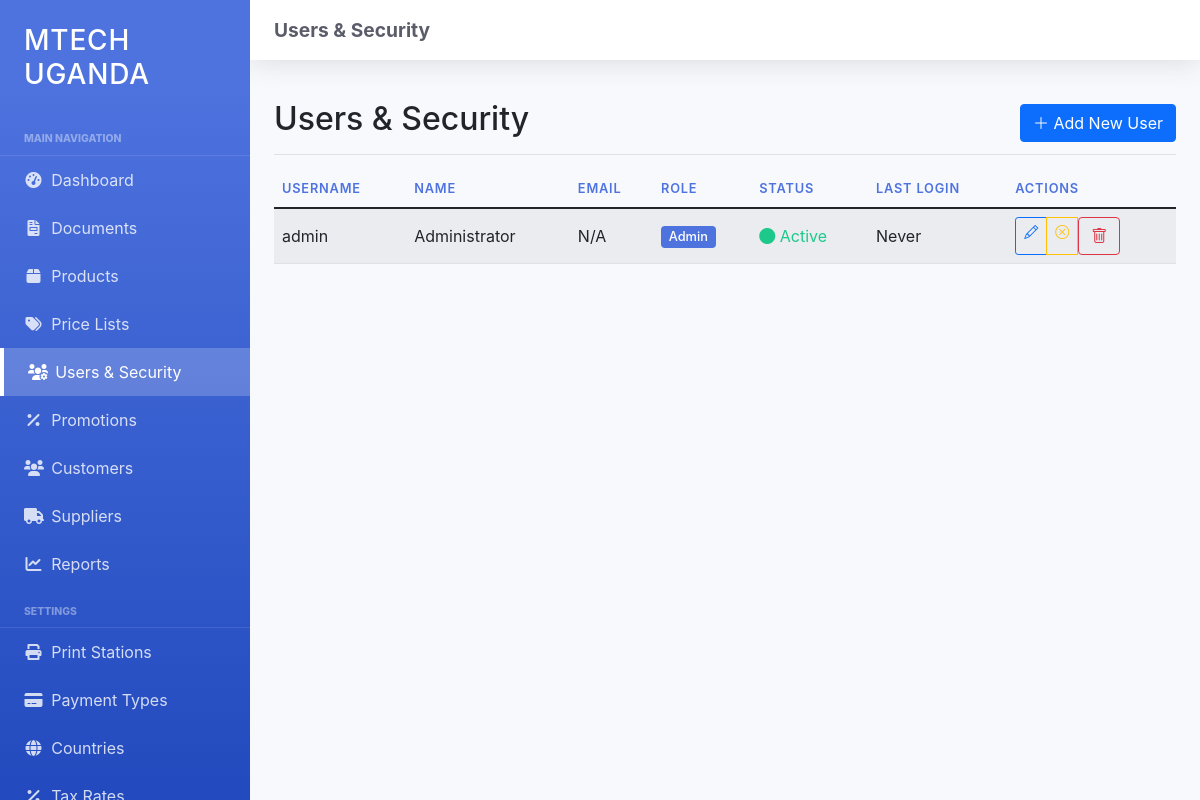
Screenshot of /management/security.php (signed in) with the database file from the repository.
### tables this page shows
CREATE TABLE IF NOT EXISTS users (
    id INT AUTO_INCREMENT PRIMARY KEY,
    username VARCHAR(50) NOT NULL UNIQUE,
    password VARCHAR(255) NOT NULL,
    name VARCHAR(100),
    email VARCHAR(100),
    role ENUM('admin', 'manager', 'cashier') NOT NULL DEFAULT 'cashier',
    active TINYINT(1) NOT NULL DEFAULT 1,
    created_at TIMESTAMP DEFAULT CURRENT_TIMESTAMP
);

### public/management/security.php (the view, shortened to what this page needs)
<?php
$db = get_db_connection();
$users = $db->query("SELECT * FROM users ORDER BY role, username")->fetchAll(PDO::FETCH_ASSOC);
?>
<!DOCTYPE html>
<html lang="en">
<head>
    <link href="https://cdn.jsdelivr.net/npm/bootstrap@5.1.3/dist/css/bootstrap.min.css" rel="stylesheet">
    <link rel="stylesheet" href="https://cdn.jsdelivr.net/npm/bootstrap-icons@1.8.1/font/bootstrap-icons.css">
    <link rel="stylesheet" href="https://cdnjs.cloudflare.com/ajax/libs/font-awesome/6.0.0/css/all.min.css">
</head>
<body>
    <div class="sidebar">
        <div class="sidebar-header">
            <h3>MTECH UGANDA</h3>
        </div>
        <div class="sidebar-menu">
            <div class="sidebar-menu-header">MAIN NAVIGATION</div>
            <a href="dashboard.php" class="sidebar-menu-item">
                <i class="fas fa-tachometer-alt"></i>
                <span>Dashboard</span>
            </a>
            <a href="#" class="sidebar-menu-item">
                <i class="fas fa-file-invoice"></i>
                <span>Documents</span>
            </a>
            <a href="products.php" class="sidebar-menu-item">
                <i class="fas fa-box"></i>
                <span>Products</span>
            </a>
            <a href="price-lists.php" class="sidebar-menu-item">
                <i class="fas fa-tags"></i>
                <span>Price Lists</span>
            </a>
            <a href="security.php" class="sidebar-menu-item active">
                <i class="fas fa-users-cog"></i>
                <span>Users & Security</span>
            </a>
            <a href="#" class="sidebar-menu-item">
                <i class="fas fa-percent"></i>
                <span>Promotions</span>
            </a>
            <a href="#" class="sidebar-menu-item">
                <i class="fas fa-users"></i>
                <span>Customers</span>
            </a>
            <a href="#" class="sidebar-menu-item">
                <i class="fas fa-truck"></i>
                <span>Suppliers</span>
            </a>
            <a href="#" class="sidebar-menu-item">
                <i class="fas fa-chart-line"></i>
                <span>Reports</span>
            </a>
            <div class="sidebar-menu-header">SETTINGS</div>
            <a href="#" class="sidebar-menu-item">
                <i class="fas fa-print"></i>
                <span>Print Stations</span>
            </a>
            <a href="#" class="sidebar-menu-item">
                <i class="fas fa-credit-card"></i>
                <span>Payment Types</span>
            </a>
            <a href="#" class="sidebar-menu-item">
                <i class="fas fa-globe"></i>
                <span>Countries</span>
            </a>
            <a href="#" class="sidebar-menu-item">
                <i class="fas fa-percentage"></i>
                <span>Tax Rates</span>
            </a>
        </div>
    </div>
    <div class="top-nav">
        <div class="top-nav-title">Users & Security</div>
    </div>
    <div class="main-content">
                <div class="d-flex justify-content-between flex-wrap flex-md-nowrap align-items-center pt-3 pb-2 mb-3 border-bottom">
                    <h1 class="h2">Users & Security</h1>
                    <button type="button" class="btn btn-primary" data-bs-toggle="modal" data-bs-target="#addUserModal">
                        <i class="bi bi-plus-lg"></i> Add New User
                    </button>
                </div>
                <div class="table-responsive">
                    <table class="table table-striped table-hover">
                        <thead>
                            <tr>
                                <th>Username</th>
                                <th>Name</th>
                                <th>Email</th>
                                <th>Role</th>
                                <th>Status</th>
                                <th>Last Login</th>
                                <th>Actions</th>
                            </tr>
                        </thead>
                        <tbody>
                            <?php foreach ($users as $user): ?>
                                <tr>
                                    <td><?= htmlspecialchars($user['username']) ?></td>
                                    <td><?= htmlspecialchars($user['name'] ?? 'N/A') ?></td>
                                    <td><?= htmlspecialchars($user['email'] ?? 'N/A') ?></td>
                                    <td>
                                        <span class="role-badge role-<?= htmlspecialchars($user['role']) ?>">
                                            <?= ucfirst(htmlspecialchars($user['role'])) ?>
                                        </span>
                                    </td>
                                    <td>
                                        <span class="user-<?= $user['active'] ? 'active' : 'inactive' ?>">
                                            <i class="bi bi-circle-fill"></i> <?= $user['active'] ? 'Active' : 'Inactive' ?>
                                        </span>
                                    </td>
                                    <td><?= !empty($user['last_login']) ? date('M j, Y g:i A', strtotime($user['last_login'])) : 'Never' ?></td>
                                    <td>
                                        <div class="btn-group btn-group-sm">
                                            <a href="edit_user.php?id=<?= $user['id'] ?>" class="btn btn-outline-primary" title="Edit">
                                                <i class="bi bi-pencil"></i>
                                            </a>
                                            <?php if ($user['id'] !== $_SESSION['user_id']): ?>
                                                <a href="#" class="btn btn-outline-<?= $user['active'] ? 'warning' : 'success' ?> toggle-status"
                                                   data-user-id="<?= $user['id'] ?>"
                                                   data-status="<?= $user['active'] ? '0' : '1' ?>"
                                                   title="<?= $user['active'] ? 'Deactivate' : 'Activate' ?>">
                                                    <i class="bi bi-<?= $user['active'] ? 'x-circle' : 'check-circle' ?>"></i>
                                                </a>
                                                <form method="POST" class="d-inline" onsubmit="return confirm('Are you sure you want to delete this user? This cannot be undone.');">
                                                    <button type="submit" name="delete_user" class="btn btn-outline-danger" title="Delete">
                                                        <i class="bi bi-trash"></i>
                                                    </button>
                                                </form>
                                            <?php endif; ?>
                                        </div>
                                    </td>
                                </tr>
                            <?php endforeach; ?>
                        </tbody>
                    </table>
                </div>
        </div>
</body>
</html>

### public/management/security.php (style rules this page uses)
:root { --sidebar-width: 250px; --top-nav-height: 60px; --primary-color: #4e73df; --secondary-color: #858796; --success-color: #1cc88a; --info-color: #36b9cc; --warning-color: #f6c23e; --danger-color: #e74a3b; --light-color: #f8f9fc; --dark-color: #5a5c69; }
body { font-family: 'Nunito', -apple-system, BlinkMacSystemFont, 'Segoe UI', Roboto, 'Helvetica Neue', Arial, sans-serif; background-color: #f8f9fc; margin: 0; padding: 0; overflow-x: hidden; }
.sidebar { position: fixed; top: 0; left: 0; bottom: 0; width: var(--sidebar-width); background: #4e73df; background: linear-gradient(180deg, #4e73df 10%, #224abe 100%); color: white; z-index: 1000; transition: all 0.3s; overflow-y: auto; }
.sidebar-header { padding: 1.5rem 1.5rem 0.5rem; font-weight: 800; font-size: 1.2rem; letter-spacing: 0.05rem; text-transform: uppercase; display: flex; justify-content: space-between; align-items: center; }
.sidebar-menu { padding: 0.5rem 0; }
.sidebar-menu-header { color: rgba(255, 255, 255, 0.4); font-weight: 800; font-size: 0.65rem; text-transform: uppercase; padding: 0 1.5rem 0.5rem; margin-top: 1rem; border-bottom: 1px solid rgba(255, 255, 255, 0.1); }
.sidebar-menu-item { display: flex; align-items: center; padding: 0.75rem 1.5rem; color: rgba(255, 255, 255, 0.8); text-decoration: none; transition: all 0.3s; }
.sidebar-menu-item i { margin-right: 0.5rem; width: 1.2rem; text-align: center; }
.sidebar-menu-item.active { color: white; background-color: rgba(255, 255, 255, 0.2); border-left: 4px solid white; }
.top-nav { position: fixed; top: 0; right: 0; left: var(--sidebar-width); height: var(--top-nav-height); background: white; box-shadow: 0 0.15rem 1.75rem 0 rgba(58, 59, 69, 0.15); z-index: 900; display: flex; align-items: center; justify-content: space-between; padding: 0 1.5rem; }
.top-nav-title { font-weight: 700; color: var(--dark-color); font-size: 1.2rem; }
.main-content { margin-left: var(--sidebar-width); margin-top: var(--top-nav-height); padding: 1.5rem; width: calc(100% - var(--sidebar-width)); min-height: calc(100vh - var(--top-nav-height)); background-color: #f8f9fc; }
.table { margin-bottom: 0; }
.table th { border-top: none; font-weight: 600; color: #4e73df; font-size: 0.8rem; text-transform: uppercase; letter-spacing: 0.05rem; }
.table td { vertical-align: middle; }
.user-active { color: var(--success-color); }
.role-badge { font-size: 0.8em; padding: 0.25em 0.6em; border-radius: 0.25rem; font-weight: 500; }
.role-admin { background-color: var(--primary-color); color: white; }

### rows the page displays
users: username "admin", name "Administrator", email "N/A", role "Admin", active "Active"
